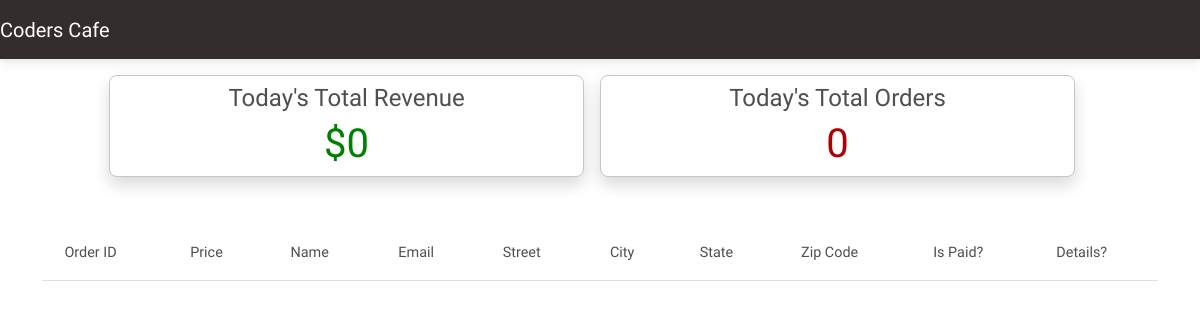
Page /cafe/dashboard/ (signed in) on the earlier database version.
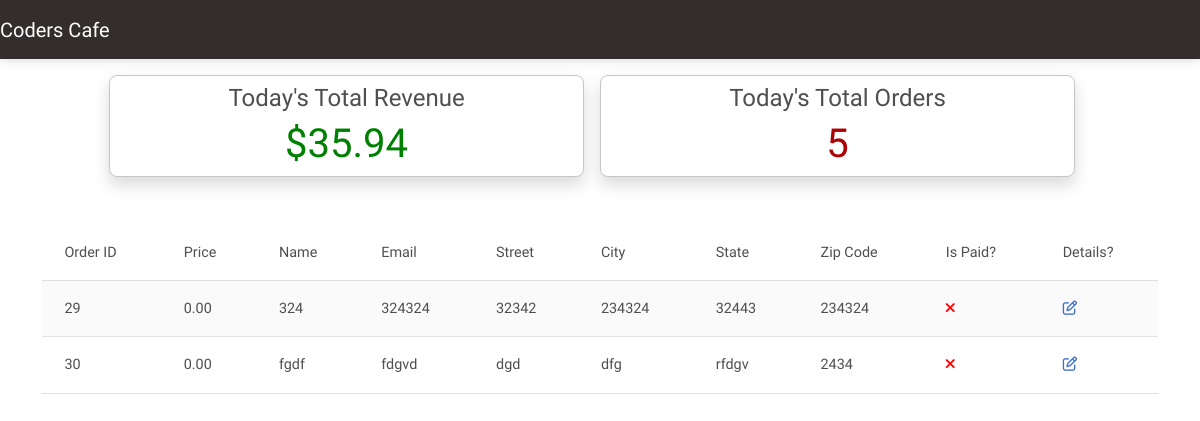
Same page on the later database version.
### customer/models.py (models this page shows, shortened)
class OrderModel(models.Model):
    created_on = models.DateTimeField(auto_now_add=True)
    price = models.DecimalField(max_digits=7, decimal_places=2)
    items = models.ManyToManyField(
        'MenuItem', related_name='order', blank=True)
    name = models.CharField(max_length=50, blank=True)
    email = models.EmailField(max_length=50, blank=True)
    street = models.CharField(max_length=50, blank=True)
    city = models.CharField(max_length=50, blank=True)
    state = models.CharField(max_length=15, blank=True)
    zip_code = models.IntegerField(blank=True, null=True)
    is_paid = models.BooleanField(default=False)
    is_shipped = models.BooleanField(default=False)

### cafe/views.py (the view)
# urls.py: path('dashboard/', Dashboard.as_view(), name='dashboard'),
class Dashboard(LoginRequiredMixin, UserPassesTestMixin, View):
    def get(self, request, *args, **kwargs):
        today = datetime.today()
        orders = OrderModel.objects.filter(
            created_on__year=today.year, created_on__month=today.month, created_on__day=today.day)
        unshipped_orders = []
        total_revenue = 0
        for order in orders:
            total_revenue += order.price
            if not order.is_shipped:
                unshipped_orders.append(order)
        context = {
            'orders': unshipped_orders,
            'total_revenue': total_revenue,
            'total_orders': len(orders),
        }
        return render(request, 'cafe/dashboard.html', context)
    def test_func(self):
        return self.request.user.groups.filter(name='staff').exists()

### cafe/templates/cafe/dashboard.html
{% extends 'cafe/base.html' %}
{% block content %}
<div class="container mytext_style">
    <div class="row justify-content-center mt-3">
        <div class="card col-md-5 me-3 form-border shadow">
            <h4 class="text-center pt-2"> Today's Total Revenue</h4>
            <h1 class="text-center" style="color: green;">${{ total_revenue }}</h1>
        </div>
        <div class="card col-md-5 me-3 form-border shadow">
            <h4 class="text-center pt-2"> Today's Total Orders</h4>
            <h1 class="text-center" style="color: #ad0003;">{{ total_orders }}</h1>
        </div>
    </div>
    <div class="row justify-content-center">
        <div class="col-md-12 mt-5">
            <table class="table table-hover table-striped">
                <thead>
                    <tr>
                        <th scope="col">Order ID</th>
                        <th scope="col">Price</th>
                        <th scope="col">Name</th>
                        <th scope="col">Email</th>
                        <th scope="col">Street</th>
                        <th scope="col">City</th>
                        <th scope="col">State</th>
                        <th scope="col">Zip Code</th>
                        <th scope="col">Is Paid?</th>
                        <th scope="col">Details?</th>
                    </tr>
                </thead>
                <tbody>
                    {% for order in orders %}
                    <tr>
                        <th scope="row">{{ order.pk}}</th>
                        <td>{{ order.price }}</td>
                        <td>{{ order.name }}</td>
                        <td>{{ order.email }}</td>
                        <td>{{ order.street }}</td>
                        <td>{{ order.city }}</td>
                        <td>{{ order.state }}</td>
                        <td>{{ order.zip_code }}</td>
                        <td>
                            {% if order.is_paid%}
                            <i style="color: green;" class="fas fa-check"></i>
                            {% else %}
                            <i style="color: red;" class="fas fa-times"></i>
                            {% endif %}
                        </td>
                        <td><a href="{% url 'order-details' order.pk %}"><i class="far fa-edit"></i></a></td>
                    </tr>
                    {% endfor%}
                </tbody>
            </table>
        </div>
    </div>
</div>
{% endblock content %}

Differences in the rows shown:
added OrderModel: pk "29", price "0.00", name "324", email "324324", street "32342", city "234324", state "32443", zip_code "234324", is_paid False (drawn)
added OrderModel: pk "30", price "0.00", name "fgdf", email "fdgvd", street "dgd", city "dfg", state "rfdgv", zip_code "2434", is_paid False (drawn)
Other differences:
{{ total_revenue }}: "0" → "35.94"
{{ total_orders }}: "0" → "5"
